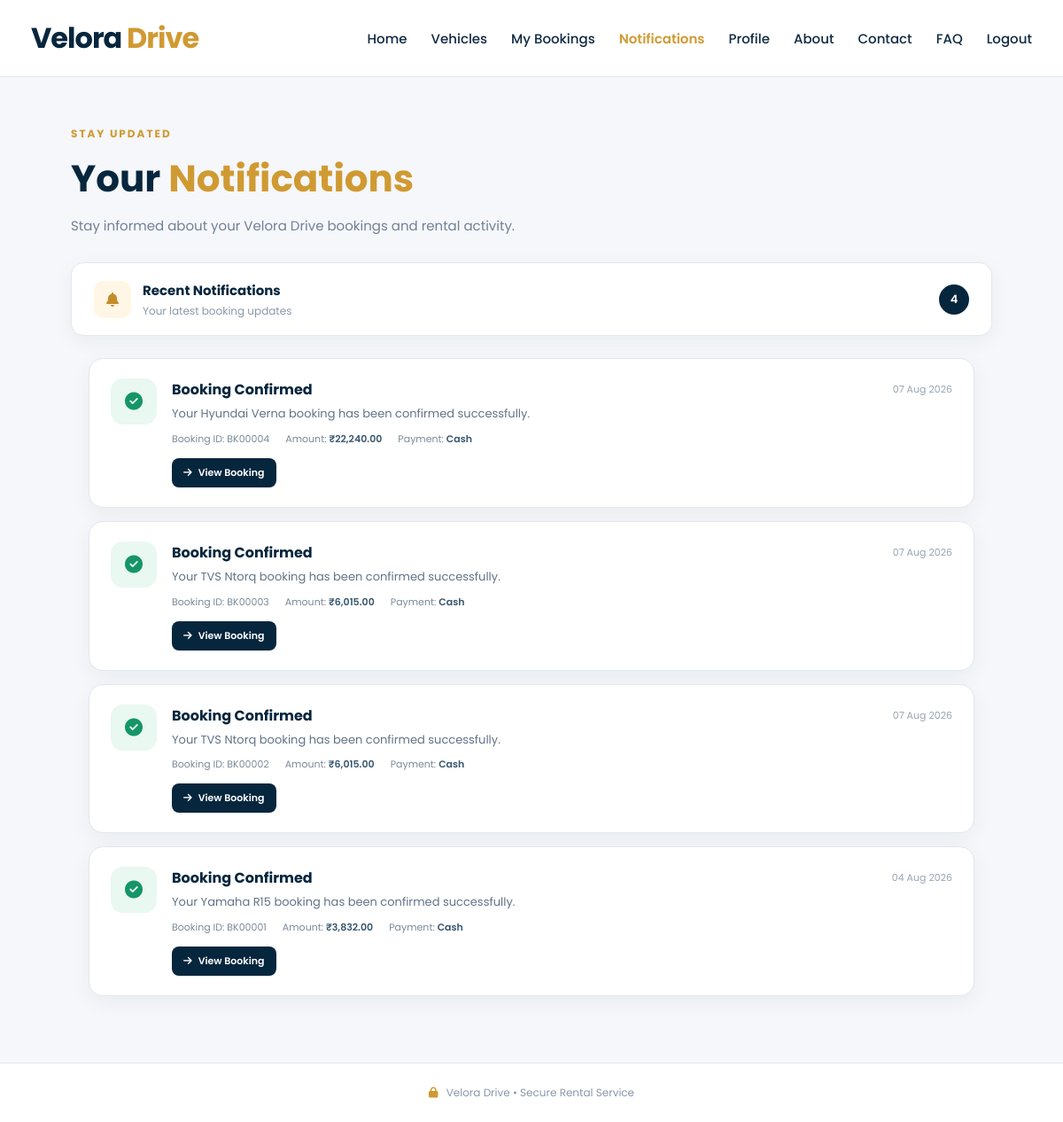
Screenshot of /notifications.php (signed in) with the database file from the repository.
### tables this page shows
CREATE TABLE `bookings` (
  `id` int(11) NOT NULL,
  `fullname` varchar(100) NOT NULL,
  `email` varchar(100) NOT NULL,
  `phone` varchar(20) NOT NULL,
  `vehicle_name` varchar(100) NOT NULL,
  `vehicle_image` varchar(255) NOT NULL,
  `price` decimal(10,2) NOT NULL,
  `pickup_location` varchar(100) NOT NULL,
  `return_location` varchar(100) NOT NULL,
  `booking_date` date NOT NULL,
  `return_date` date NOT NULL,
  `payment_method` varchar(50) NOT NULL,
  `payment_status` varchar(30) NOT NULL,
  `booking_status` varchar(30) NOT NULL,
  `total_amount` decimal(10,2) NOT NULL,
  `created_at` timestamp NOT NULL DEFAULT current_timestamp()
);

### notifications.php (the view, shortened to what this page needs)
<?php
require_once __DIR__ . '/includes/db.php';
function e($value)
{
    return htmlspecialchars(
        $value ?? '',
        ENT_QUOTES,
        'UTF-8'
    );
}
$fullname =
    trim($_SESSION['fullname']);
$sql = "
    SELECT
        id,
        vehicle_name,
        booking_date,
        return_date,
        pickup_location,
        return_location,
        total_amount,
        payment_method,
        payment_status,
        booking_status
    FROM bookings
    WHERE fullname = ?
    ORDER BY id DESC
";
$stmt = mysqli_prepare(
    $conn,
    $sql
);
mysqli_stmt_bind_param(
    $stmt,
    "s",
    $fullname
);
mysqli_stmt_execute($stmt);
$result =
    mysqli_stmt_get_result($stmt);
$notifications = [];
while ($row = mysqli_fetch_assoc($result)) {
    $bookingId =
        (int)$row['id'];
    $vehicleName =
        $row['vehicle_name'];
    $bookingStatus =
        strtolower(
            trim(
                $row['booking_status']
            )
        );
    if ($bookingStatus === 'confirmed') {
        $notifications[] = [
            'id' =>
                $bookingId,
            'type' =>
                'success',
            'icon' =>
                'fa-circle-check',
            'title' =>
                'Booking Confirmed',
            'message' =>
                'Your ' .
                $vehicleName .
                ' booking has been confirmed successfully.',
            'details' =>
                'Booking ID: BK' .
                str_pad(
                    $bookingId,
                    5,
                    '0',
                    STR_PAD_LEFT
                ),
            'date' =>
                $row['booking_date'],
            'amount' =>
                $row['total_amount'],
            'payment' =>
                $row['payment_method']
        ];
    }
}
$notificationCount =
    count($notifications);
?>
<!DOCTYPE html>
<html lang="en">
<head>
<link
    rel="stylesheet"
    href="https://cdnjs.cloudflare.com/ajax/libs/font-awesome/6.7.2/css/all.min.css"
>
</head>
<body>
<nav>
    <div class="nav-container">
        <a
            href="home.php"
            class="logo"
        >
            Velora <span>Drive</span>
        </a>
        <ul class="nav-links">
            <li>
                <a href="home.php">
                    Home
                </a>
            </li>
            <li>
                <a href="vehicles.php">
                    Vehicles
                </a>
            </li>
            <li>
                <a href="mybookings.php">
                    My Bookings
                </a>
            </li>
            <li>
                <a
                    href="notifications.php"
                    class="active"
                >
                    Notifications
                </a>
            </li>
            <li>
                <a href="profile.php">
                    Profile
                </a>
            </li>
            <li>
                <a href="about.php">
                    About
                </a>
            </li>
            <li>
                <a href="contact.php">
                    Contact
                </a>
            </li>
            <li>
                <a href="faq.php">
                    FAQ
                </a>
            </li>
            <li>
                <a href="logout.php">
                    Logout
                </a>
            </li>
        </ul>
    </div>
</nav>
<section class="page-header">
    <div class="page-label">
        STAY UPDATED
    </div>
    <h1>
        Your <span>Notifications</span>
    </h1>
    <p>
        Stay informed about your Velora Drive bookings
        and rental activity.
    </p>
</section>
<div class="notification-summary">
    <div class="summary-left">
        <div class="summary-icon">
            <i class="fa-solid fa-bell"></i>
        </div>
        <div>
            <strong>
                Recent Notifications
            </strong>
            <span>
                Your latest booking updates
            </span>
        </div>
    </div>
    <div class="notification-number">
        <?php echo $notificationCount; ?>
    </div>
</div>
<section class="notifications-container">
<?php
if (!empty($notifications)) {
    foreach ($notifications as $notification) {
?>
<div
    class="notification-card <?php echo e(
        $notification['type']
    ); ?>"
>
    <div class="notification-icon">
        <i class="fa-solid <?php echo e(
            $notification['icon']
        ); ?>"></i>
    </div>
    <div class="notification-content">
        <div class="notification-top">
            <div class="notification-title">
                <?php echo e(
                    $notification['title']
                ); ?>
            </div>
            <div class="notification-time">
                <?php
                if (!empty($notification['date'])) {
                    echo e(
                        date(
                            "d M Y",
                            strtotime(
                                $notification['date']
                            )
                        )
                    );
                } else {
                    echo "Recently";
                }
                ?>
            </div>
        </div>
        <div class="notification-message">
            <?php echo e(
                $notification['message']
            ); ?>
        </div>
        <div class="notification-details">
            <span>
                <?php echo e(
                    $notification['details']
                ); ?>
            </span>
            <span>
                Amount:
                <strong>
                    ₹<?php echo number_format(
                        (float)$notification['amount'],
                        2
                    ); ?>
                </strong>
            </span>
            <span>
                Payment:
                <strong>
                    <?php echo e(
                        $notification['payment']
                    ); ?>
                </strong>
            </span>
        </div>
        <div class="notification-actions">
            <a
                href="booking_details.php?id=<?php echo (int)$notification['id']; ?>"
                class="view-booking-btn"
            >
                <i class="fa-solid fa-arrow-right"></i>
                View Booking
            </a>
        </div>
    </div>
</div>
<?php
    }
}
?>
</section>
<footer>
    <i class="fa-solid fa-lock"></i>
    Velora Drive • Secure Rental Service
</footer>
</body>
</html>

### notifications.php (style rules this page uses)
* { margin: 0; padding: 0; box-sizing: border-box; }
html { scroll-behavior: smooth; }
body { font-family: 'Poppins', sans-serif; background: #f5f7fa; color: #102a43; min-height: 100vh; }
nav { width: 100%; background: #ffffff; border-bottom: 1px solid #e5e7eb; position: sticky; top: 0; z-index: 1000; }
.nav-container { max-width: 1280px; min-height: 86px; margin: auto; padding: 0 35px; display: flex; align-items: center; justify-content: space-between; }
.logo { text-decoration: none; color: #06263d; font-size: 32px; font-weight: 700; letter-spacing: -1px; }
.logo span { color: #d09a32; }
.nav-links { list-style: none; display: flex; align-items: center; gap: 27px; }
.nav-links li { list-style: none; }
.nav-links a { text-decoration: none; color: #102a43; font-size: 15px; font-weight: 500; transition: 0.3s; }
.nav-links a.active { color: #d09a32; font-weight: 600; }
.page-header { max-width: 1100px; margin: auto; padding: 55px 30px 30px; }
.page-label { color: #d09a32; font-size: 12px; font-weight: 700; letter-spacing: 2px; margin-bottom: 10px; }
.page-header h1 { color: #06263d; font-size: 42px; margin-bottom: 10px; }
.page-header h1 span { color: #d09a32; }
.page-header p { color: #718096; font-size: 15px; }
.notification-summary { max-width: 1040px; margin: 0 auto 25px; padding: 18px 25px; background: #ffffff; border: 1px solid #e2e8ee; border-radius: 14px; box-shadow: 0 6px 22px rgba(15, 42, 67, 0.05); display: flex; align-items: center; justify-content: space-between; gap: 20px; }
.summary-left { display: flex; align-items: center; gap: 13px; }
.summary-icon { width: 42px; height: 42px; border-radius: 11px; background: #fff6e5; color: #c58d29; display: flex; align-items: center; justify-content: center; }
.summary-left strong { color: #06263d; font-size: 15px; }
.summary-left span { display: block; color: #8a98a8; font-size: 12px; margin-top: 2px; }
.notification-number { min-width: 34px; height: 34px; padding: 0 10px; border-radius: 18px; background: #06263d; color: white; display: flex; align-items: center; justify-content: center; font-size: 13px; font-weight: 600; }
.notifications-container { max-width: 1040px; margin: 0 auto; padding: 0 20px 60px; }
.notification-card { background: #ffffff; border: 1px solid #e2e8ee; border-radius: 16px; padding: 22px 24px; margin-bottom: 15px; display: flex; align-items: flex-start; gap: 17px; box-shadow: 0 7px 25px rgba(15, 42, 67, 0.05); transition: 0.25s ease; }
.notification-icon { flex-shrink: 0; width: 52px; height: 52px; border-radius: 14px; display: flex; align-items: center; justify-content: center; font-size: 20px; }
.notification-card.success .notification-icon { background: #e9f8f1; color: #159568; }
.notification-content { flex: 1; min-width: 0; }
.notification-top { display: flex; align-items: center; justify-content: space-between; gap: 20px; margin-bottom: 5px; }
.notification-title { color: #06263d; font-size: 16px; font-weight: 700; }
.notification-time { color: #97a4b1; font-size: 11px; white-space: nowrap; }
.notification-message { color: #627487; font-size: 13px; line-height: 1.6; margin-bottom: 9px; }
.notification-details { display: flex; flex-wrap: wrap; gap: 8px 18px; margin-top: 7px; }
.notification-details span { color: #7b8997; font-size: 11px; }
.notification-details strong { color: #38566e; font-weight: 600; }
.notification-actions { margin-top: 13px; }
.view-booking-btn { display: inline-flex; align-items: center; gap: 7px; padding: 8px 13px; border-radius: 8px; text-decoration: none; background: #06263d; color: #ffffff; font-size: 11px; font-weight: 600; transition: 0.25s; }
footer { text-align: center; padding: 24px; background: #ffffff; border-top: 1px solid #e5e9ed; color: #8a98a8; font-size: 12px; }
footer i { color: #d09a32; margin-right: 6px; }

### rows the page displays
bookings: title "Booking Confirmed", booking_date "07 Aug 2026", message "Your Hyundai Verna booking has been confirmed successfully.", details "Booking ID: BK00004", total_amount "22,240.00", payment_method "Cash"
bookings: title "Booking Confirmed", booking_date "07 Aug 2026", message "Your TVS Ntorq booking has been confirmed successfully.", details "Booking ID: BK00003", total_amount "6,015.00", payment_method "Cash"
bookings: title "Booking Confirmed", booking_date "07 Aug 2026", message "Your TVS Ntorq booking has been confirmed successfully.", details "Booking ID: BK00002", total_amount "6,015.00", payment_method "Cash"
bookings: title "Booking Confirmed", booking_date "04 Aug 2026", message "Your Yamaha R15 booking has been confirmed successfully.", details "Booking ID: BK00001", total_amount "3,832.00", payment_method "Cash"

### other values shown
$notificationCount "4"
